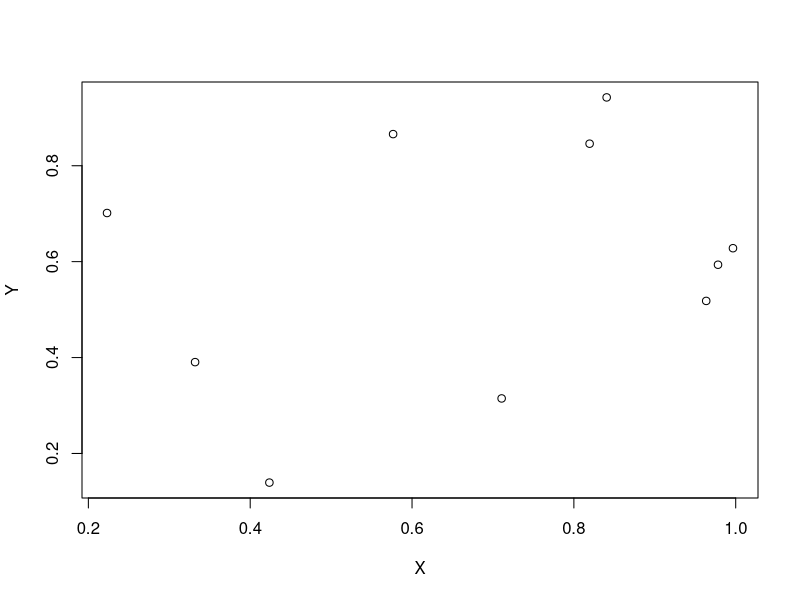
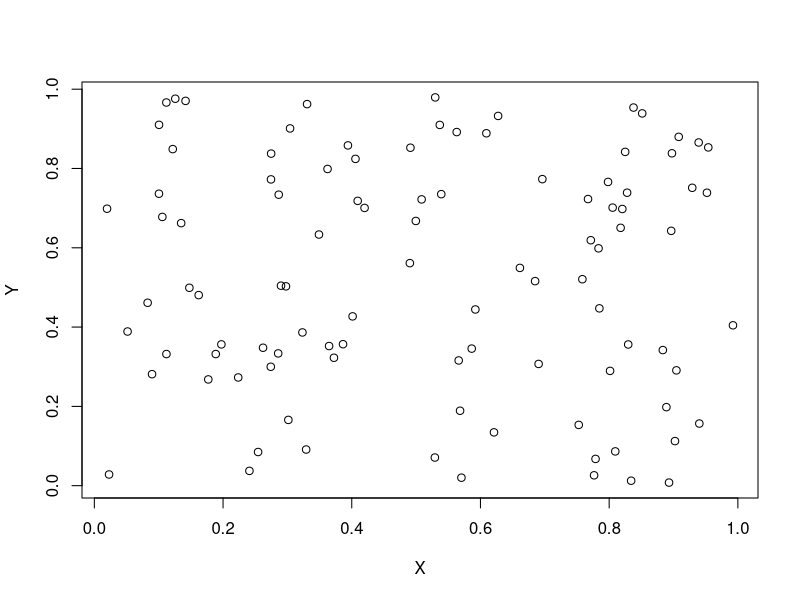
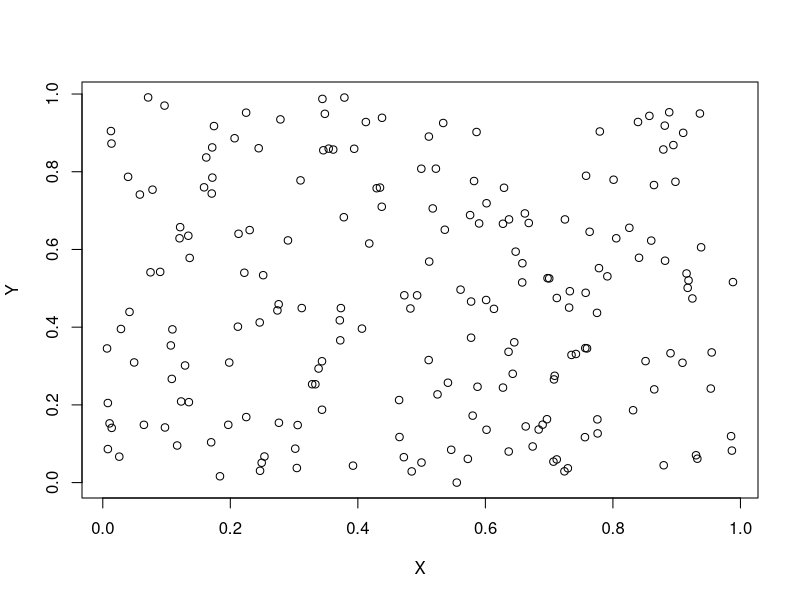
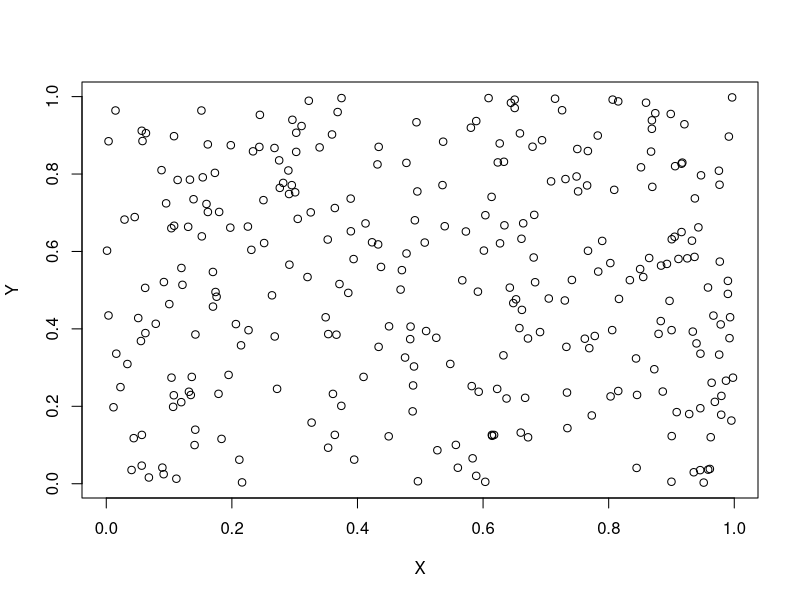
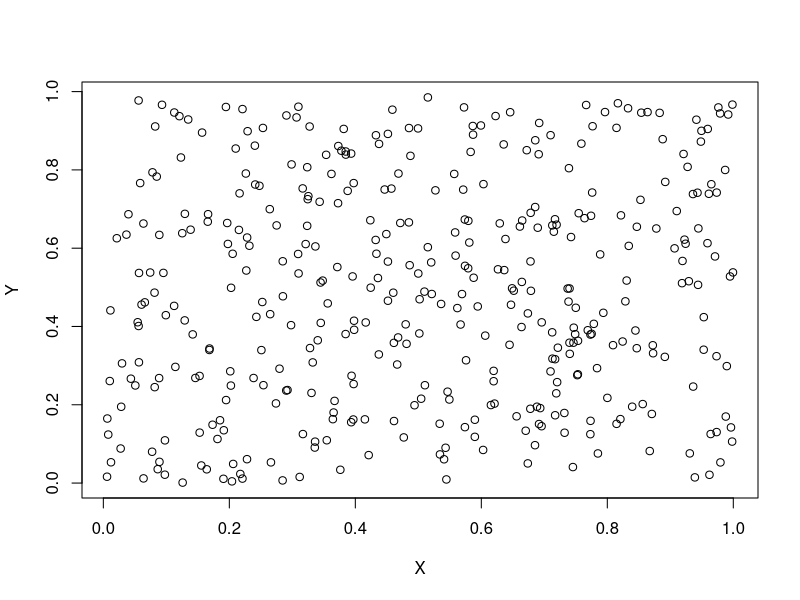
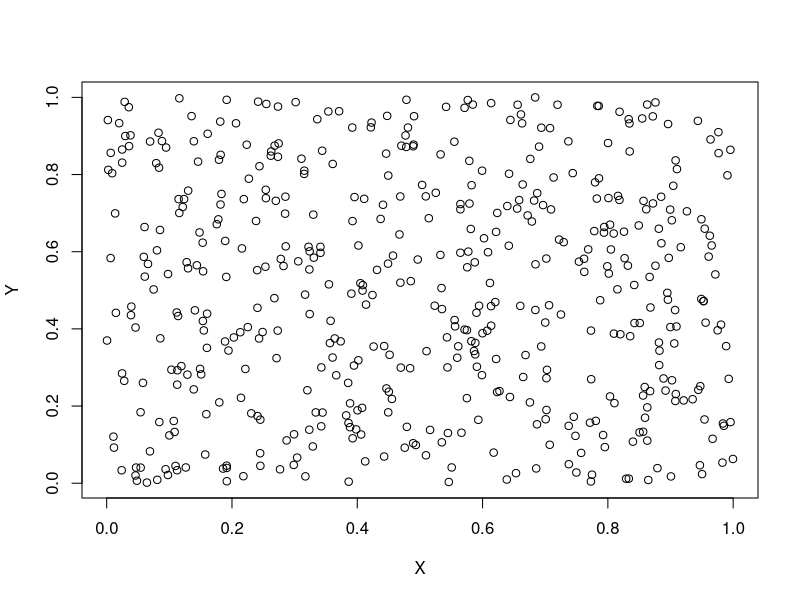
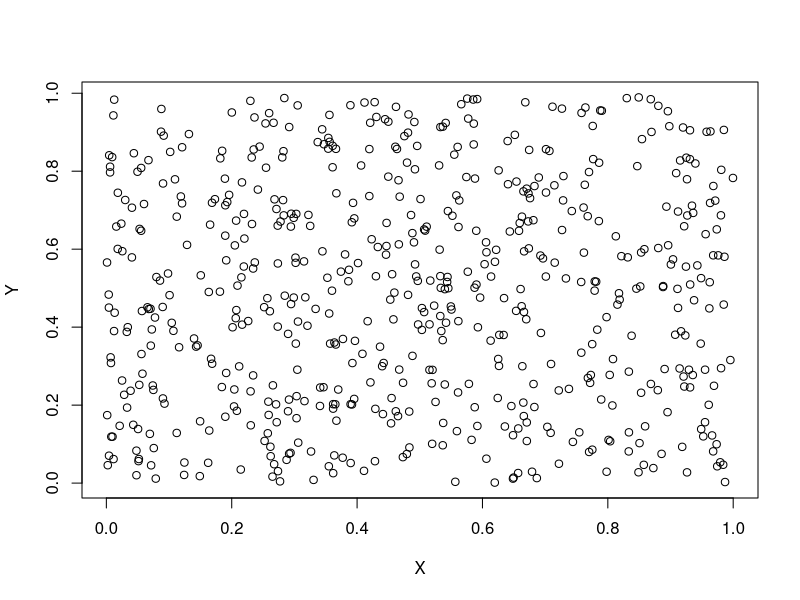
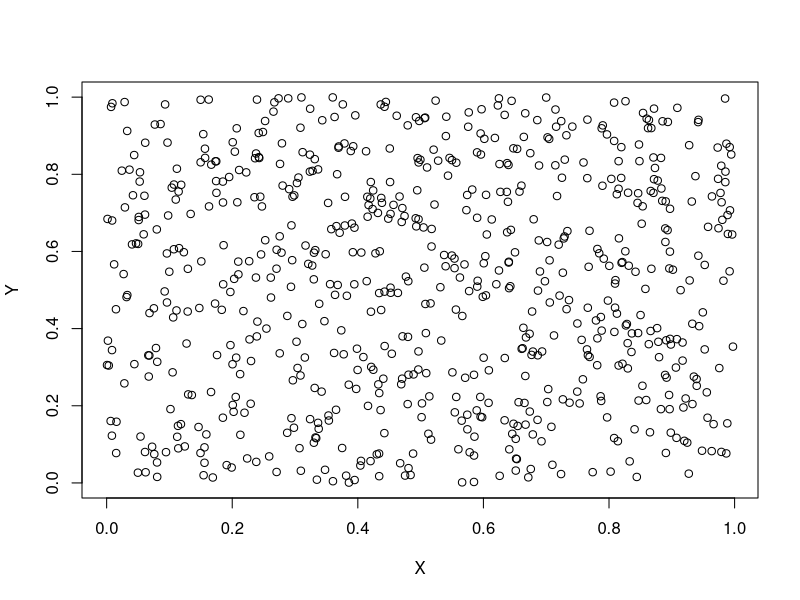

Write the R code that produced these figures, in order.
library(spatstat)
#library(jsonlite)
library(rjson)
library(stringr)

tocke <- function(n){
  t <- rpoint(n)
  X <- t$x
  Y <- t$y
  plot(X,Y)
  json <- toJSON(list(X = X,Y = Y))#, indent = 1)
  write(json,str_glue("tocke_{n}.json"))
  
}


set.seed(23)
tocke(10)
for(i in seq(100,10000,100)){tocke(i)}
